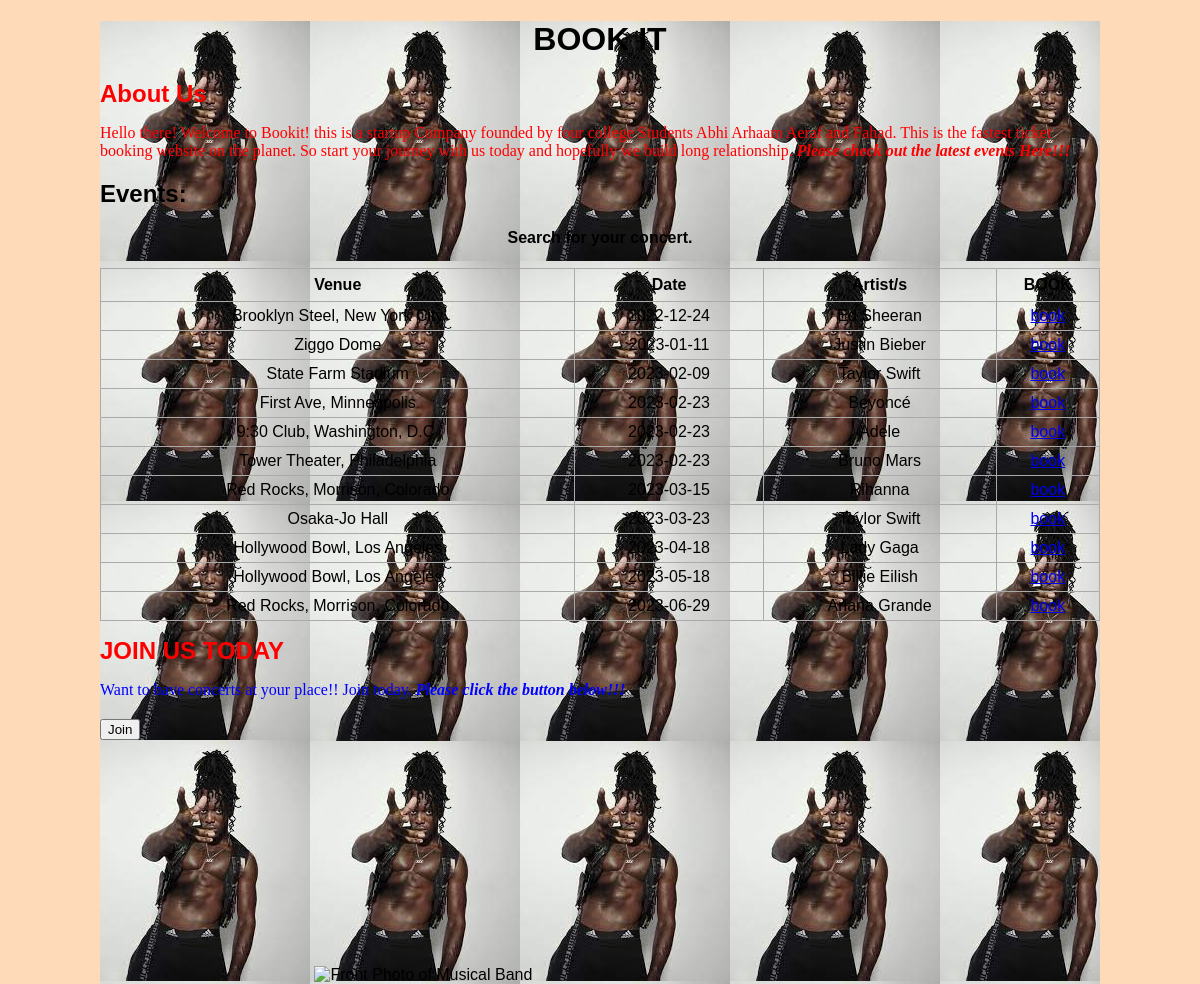
The page / on the database its author committed.
### app.py (models this page shows, shortened)
class Venues(db.Model):
   __tablename__="venues"
   id = db.Column(db.Integer, primary_key=True)
   Ven_Name=db.Column(db.String(200))
   Artist_Name=db.Column(db.String(200))
   Ven_descrip=db.Column(db.String(10000))
   Ven_Date=db.Column(db.String)
   Seats_Avail=db.Column(db.Integer)
   Type_Seats=db.Column(db.Integer)
   Type1_Name=db.Column(db.String(200), nullable=False)
   Type2_Name=db.Column(db.String(200))
   Type3_Name=db.Column(db.String(200))
   Type4_Name=db.Column(db.String(200))
   Type1_Price=db.Column(db.Float)
   Type2_Price=db.Column(db.Float)
   Type3_Price=db.Column(db.Float)
   Type4_Price=db.Column(db.Float)
   Type1_Seats=db.Column(db.Integer)
   Type2_Seats=db.Column(db.Integer)
   Type3_Seats=db.Column(db.Integer)
   Type4_Seats=db.Column(db.Integer)
   Balance=db.Column(db.Float)
   booked = db.relationship('Ticket', backref='venues', lazy=True)

### app.py (the view)
@app.route('/', methods=['POST', 'GET'])
def index():
        V_ID = Venues.query.order_by(Venues.Ven_Date).all()
        return render_template('index.html', V_ID=V_ID)

### templates/index.html (shortened to what this page needs)
{% extends 'base.html' %}
{% block head %}
<link rel="stylesheet" href="/main.css">
{% endblock %}
{% block body %}
<div class="content">
    <h1 style="text-align: center">BOOK IT</h1>
    <p>
        <font size="5" face="arial" color="red">
        <b> About Us </b>
        </font>
    </p>
    <p style="text-align: left">
        <font size="3" face="verdana" color="red">
            Hello there! Welcome to Bookit! this is a startup Company founded by four college Students Abhi Arhaam Aeraf and Fahad.
            This is the fastest ticket booking website on the planet. So start your journey with us today and hopefully we build long relationship.
           <i><b> Please check out the latest events Here!!! </b></i>
        </font>
        </p>
    <h2 style="text-align: left"> Events: </h2>
    {% if V_ID|length < 1 %}
    <h4 style="text-align: center">There are no concerts</h4>
    {% else %}
    <h4 style="text-align: center">Search for your concert.</h4>
    <table>
        <tr>
          <th>Venue</th>
          <th>Date</th>
          <th>Artist/s</th>
          <th> BOOK </th>
        </tr>
        {% for V in V_ID %}
            <tr>
                <td>{{ V.Ven_Name }}</td>
                <td>{{ V.Ven_Date }}</td>
                <td>{{ V.Artist_Name }}</td>
                <td><a href="/book/{{V.id}}">book</a></td>
            </tr>
        {% endfor %}
    </table>
    {% endif %}
    <p>
        <font size="5" face="arial" color="red">
           <B> JOIN US TODAY </b>
        </font>
    </p>
    <p style="text-align: left">
        <font size="3" face="verdana" color="blue">
            Want to have concerts at your place!! Join today.
           <i><b>Please click the button below!!! </b></i>
        </font>
        </p>
    <div class="form">
        <form action="/Ven_update" method="POST">
            <input type="submit" value="Join">
        </form>
    </div>
    <div class="col-sm-6 hidden-sm hidden-xs">
        <img id="front-splash" src="{{ url_for('static',filename='Photos/images.jpg') }}" alt="Front Photo of Musical Band" />
        <img id="front-splash" src="{{ url_for('static',filename='Photos/download.jpg') }}" alt="Front Photo of Musical Band" />
    </div>
</div>
{% endblock %}

### static/css/main.css (style rules this page uses)
body, html { margin: 0; font-family: sans-serif; background-color: PeachPuff; }
.content { margin: 0 auto; width: 1000px; background-image: url("images.jpg"); }
table, td, th { border: 1px solid #aaa; }
table { border-collapse: collapse; width: 100%; }
th { height: 30px; }
td { text-align: center; padding: 5px; }
.form { margin-top: 20px; }

### rows shown on the page
Venues: Ven_Name "Brooklyn Steel, New York City", Ven_Date "2022-12-24", Artist_Name "Ed Sheeran"
Venues: Ven_Name "Ziggo Dome", Ven_Date "2023-01-11", Artist_Name "Justin Bieber"
Venues: Ven_Name "State Farm Stadium", Ven_Date "2023-02-09", Artist_Name "Taylor Swift"
Venues: Ven_Name "First Ave, Minneapolis", Ven_Date "2023-02-23", Artist_Name "Beyoncé"
Venues: Ven_Name "9:30 Club, Washington, D.C.", Ven_Date "2023-02-23", Artist_Name "Adele"
Venues: Ven_Name "Tower Theater, Philadelphia", Ven_Date "2023-02-23", Artist_Name "Bruno Mars"
Venues: Ven_Name "Red Rocks, Morrison, Colorado", Ven_Date "2023-03-15", Artist_Name "Rihanna"
Venues: Ven_Name "Osaka-Jo Hall", Ven_Date "2023-03-23", Artist_Name "Taylor Swift"
Venues: Ven_Name "Hollywood Bowl, Los Angeles", Ven_Date "2023-04-18", Artist_Name "Lady Gaga"
Venues: Ven_Name "Hollywood Bowl, Los Angeles", Ven_Date "2023-05-18", Artist_Name "Billie Eilish"
Venues: Ven_Name "Red Rocks, Morrison, Colorado", Ven_Date "2023-06-29", Artist_Name "Ariana Grande"
